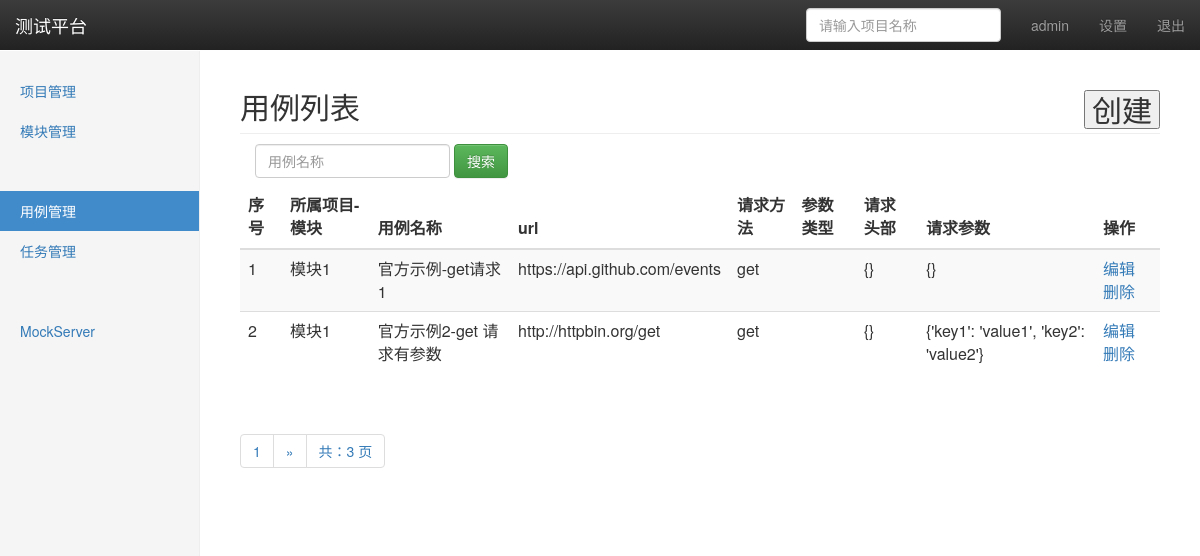
The app's page /cases/ (signed in) with its own data.
### api_app/models.py (models this page shows, shortened)
class TestCase(models.Model):
	module = models.ForeignKey(module, on_delete=models.CASCADE)
	name = models.CharField('用例名称', max_length=100, blank=False, default='')
	url = models.TextField('url地址', default='')
	method = models.CharField('请求方法', max_length=10, default='get')
	datatpye = models.CharField('参数形式', max_length=10, default='form')
	headers = models.TextField('请求header',default='')
	params = models.TextField('请求参数',default='')
	result = models.TextField('返回结果',default='')
	create_time = models.DateTimeField('创建时间', auto_now=True)

### project_app/models.py (models this page shows)
class module(models.Model):
	project = models.ForeignKey(project,on_delete=models.CASCADE)
	name = models.CharField('模块名称',max_length=50,default='')
	description = models.TextField('模块表述',default='')
	create_time = models.DateTimeField('创建时间',auto_now=True)
	def __str__(self):
		return self.name

### api_app/views/case_views.py (the view)
# urls.py: path('', case_views.manage),
@login_required
def manage(request):
	cases = TestCase.objects.all()
	paginator = Paginator(cases,2)
	page = request.GET.get('page',"1")
	try:
		contacts = paginator.page(page)
	except PageNotAnInteger:
		contacts = paginator.page(1)
	except EmptyPage:
		contacts = paginator.page(paginator.num_pages)
	if request.method == 'GET':
		try:
			page = int(page)
		except:
			page = 1
		start = (page-1) * 2
		return render(request,'case_manage.html',{'type':'list','cases':contacts,'start':start})
	else:
		return HttpResponse('404 NOT FOUND')

### templates/case_manage.html (shortened to what this page needs)
{% extends  'base.html' %}
{% block content %}
    <nav class="navbar navbar-inverse navbar-fixed-top">
      <div class="container-fluid">
        <div class="navbar-header">
          <a class="navbar-brand" href="#">测试平台</a>
        </div>
        <div id="navbar" class="navbar-collapse collapse">
          <ul class="nav navbar-nav navbar-right">
            <li><a href="#"> {{ user }}</a></li>
            <li><a href="#">设置</a></li>
            <li><a href="/logout/">退出</a></li>
          </ul>
          <form class="navbar-form navbar-right">
            <input type="text" class="form-control" placeholder="请输入项目名称">
          </form>
        </div>
      </div>
    </nav>
    <div class="container-fluid">
      <div class="row">
        <div class="col-sm-3 col-md-2 sidebar">
          <ul class="nav nav-sidebar">
            <li ><a href="/manage/project/">项目管理</a></li>
            <li><a href="/manage/module/">模块管理</a></li>
            <li><a href="#"></a></li>
          </ul>
          <ul class="nav nav-sidebar">
            <li class="active" ><a href="#">用例管理</a></li>
            <li><a href="/cases/task/">任务管理</a></li>
          </ul>
          <ul class="nav nav-sidebar">
            <li><a href=""></a></li>
            <li><a href="">MockServer</a></li>
          </ul>
        </div>
    {% if type == 'list' %}
    <div class="col-sm-2 col-sm-offset-2 col-md-10 col-md-offset-2 main">
        <h2 class="sub-header">用例列表
          <button  type='button' style='float:right' onclick="window.location.href='/cases/add/'">创建</button>
        </h2>
          <form class="navbar-form" method="get" action="/cases/search/">
              <div class="form-group">
                  <input name="case_name" type="text" placeholder="用例名称" class="form-control">
              </div>
              <button type="submit" class="btn btn-success">搜索</button>
          </form>
          <div class="table-responsive">
            <table id='prlist'  class="table table-striped">
              <thead>
                <tr>
                  <th>序号</th>
                  <th>所属项目-模块</th>
                  <th>用例名称</th>
                  <th>url</th>
                  <th>请求方法</th>
                  <th>参数类型</th>
                  <th>请求头部</th>
                  <th>请求参数</th>
                  <th>操作</th>
                </tr>
              </thead>
              <tbody>
                {% for case in cases %}
                <tr>
                  <td>{{ forloop.counter|add:start }}</td>
                  <td>{{ case.module }}</td>
                  <td>{{ case.name }}</td>
                  <td>{{ case.url }}</td>
                  <td>{{ case.method }}</td>
                  <td>{{ case.datatype}}</td>
                  <td>{{ case.headers}}</td>
                  <td>{{ case.params}}</td>
                  <td>
                    <a href="/cases/edit/{{ case.id }}/">编辑</a>
                    <a href="/cases/delete/{{ case.id }}/">删除</a>
                  </td>
                </tr>
                {% endfor %}
              </tbody>
            </table>
          </div>
      <div class="pagination">
      <span class="step-links">
          <ul class="pagination">
              <li><a href="#">{{ cases.number }}</a></li>
              {% if cases.has_next %}
                  {% if case_name %}
                      <li><a href="?case_name={{ case_name }}&page={{ cases.next_page_number }}">&raquo;</a></li>
                  {% else %}
                      <li><a href="?page={{ cases.next_page_number }}">&raquo;</a></li>
                  {% endif %}
              {% endif %}
              <li><a href="#">共：{{ cases.paginator.num_pages }} 页</a></li>
          </ul>
      </span>
  </div>
  </div>
  </div>
</div>
    {% endif %}
{% endblock %}

### static/css/dashboard.css (style rules this page uses)
body { padding-top: 50px; }
.sub-header { padding-bottom: 10px; border-bottom: 1px solid #eee; }
.navbar-fixed-top { border: 0; }
.sidebar { display: none; }
@media (min-width: 768px) { .sidebar { position: fixed; top: 51px; bottom: 0; left: 0; z-index: 1000; display: block; padding: 20px; overflow-x: hidden; overflow-y: auto; background-color: #f5f5f5; border-right: 1px solid #eee; } }
.nav-sidebar { margin-right: -21px; margin-bottom: 20px; margin-left: -20px; }
.nav-sidebar > li > a { padding-right: 20px; padding-left: 20px; }
.nav-sidebar > .active > a, .nav-sidebar > .active > a:hover, .nav-sidebar > .active > a:focus { color: #fff; background-color: #428bca; }
.main { padding: 20px; }
@media (min-width: 768px) { .main { padding-right: 40px; padding-left: 40px; } }

### records on screen
TestCase: module "模块1", name "官方示例-get请求1", url "https://api.github.com/events", method "get", headers "{}", params "{}"
TestCase: module "模块1", name "官方示例2-get 请求有参数", url "http://httpbin.org/get", method "get", headers "{}", params "{'key1': 'value1', 'key2': 'value2'}"

### other values on screen
{{ user }} "admin"
{{ cases.number }} "1"
{{ cases.paginator.num_pages }} "3"
